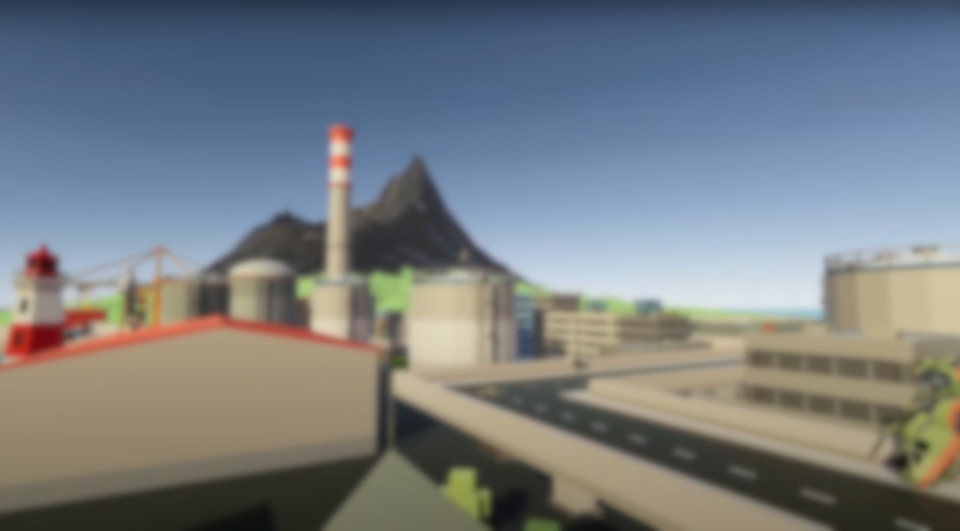
#> input picture images/blurred_background.png, 2880 x 1591 px, found by its file name (shown at 1/3 size)
$ python test.py
#> lines starting #> are read from the running program, lines starting #| are printed output that depends on the picture
from PIL import Image, ImageDraw, ImageFont

def create_rounded_rectangle_antialiased(image, size, corner_radius, color, position, scale_factor=3):
    width, height = size
    scaled_size = (width * scale_factor, height * scale_factor)
    scaled_radius = corner_radius * scale_factor

    # Create a scaled-up image
    rectangle = Image.new('RGBA', scaled_size, (0, 0, 0, 0))
    draw = ImageDraw.Draw(rectangle)

    # Draw the rounded rectangle on the scaled image
    draw.rounded_rectangle(
        [(0, 0), scaled_size],  # coordinates for the rectangle
        radius=scaled_radius,    # corner radius scaled
        fill=color               # fill color for the rectangle
    )

    # Downscale the image to the target size to apply anti-aliasing
    rounded_rectangle = rectangle.resize(size, Image.LANCZOS)

    image.paste(rounded_rectangle, position, rounded_rectangle)


im = Image.open("images/blurred_background.png")
#> im is the input picture: PIL image 2880x1591 RGBA; mean R, G, B, A 119.2, 125.1, 129.6, 255
width, height = im.size
#> width = 2880; height = 1591
middle_width = int((width - 1000)/2)
#> middle_width = 940


# Example usage:
size = (1000, 200)
corner_radius = 50
color = (0, 0, 0, 230)
position = (middle_width, 75) #centers horizontally
#> position = (940, 75)

rounded_rectangle = create_rounded_rectangle_antialiased(im, size, corner_radius, color, position)
#> in create_rounded_rectangle_antialiased, `rectangle = Image.new('RGBA', scaled_size, (0, 0, 0, 0))`: rectangle: PIL image 3000x600 RGBA; every value is 0
#> in create_rounded_rectangle_antialiased, `rounded_rectangle = rectangle.resize(size, Image.LANCZOS)`:
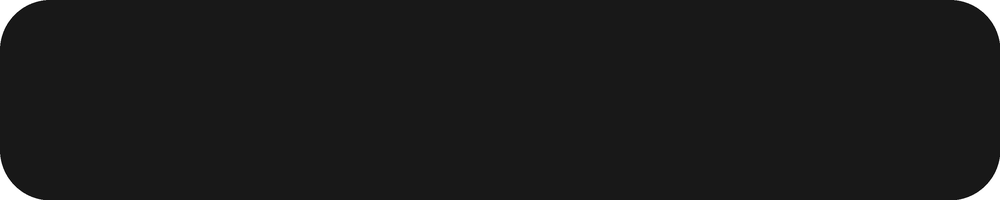
#> rounded_rectangle: PIL image 1000x200 RGBA; mean R, G, B, A 0, 0, 0, 227.6; transparent parts drawn white
#> in create_rounded_rectangle_antialiased, `image.paste(rounded_rectangle, position, rounded_rectangle)`:
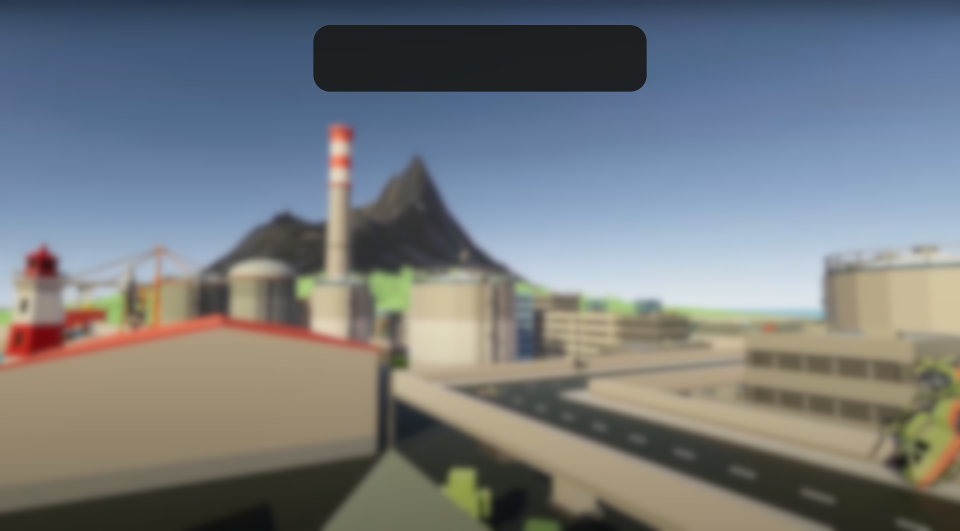
#> image: PIL image 2880x1591 RGBA (shown at 1/3 size); mean R, G, B, A 116.4, 121.4, 124.6, 254; transparent parts drawn white

text = 'EpicEfeathers'

def centred_text(image, text, font_size, color, position):
#> called with text = 'EpicEfeathers', font_size = 50, color = (255, 255, 255), position = (940, 75)
    draw = ImageDraw.Draw(im)

    font = ImageFont.truetype("/System/Library/Fonts/Supplemental/Arial.ttf", font_size)

    # drawing text size
    bbox = draw.textbbox((0,0), text, font=font)
#> bbox = (0, 9, 344, 57)

    text_width = bbox[2] - bbox[0]
#> text_width = 344
    text_height = bbox[3] - bbox[1]
#> text_height = 48
    x = position[0] - text_width/2
#> x = 768
    y = position[1] - text_height/2
#> y = 51

    draw.text((x,y), text, fill=color, font_size=font_size, font=font)

centred_text(im, text, 50, (255,255,255), (middle_width, 75))
im.show()
